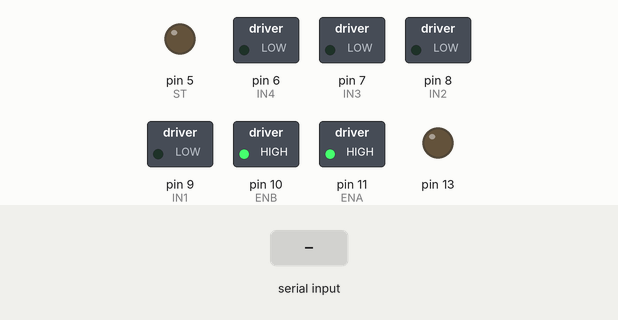
Simulated run of this sketch. Board: Arduino Uno, built with avr-gcc and run on an emulated ATmega328P. On the bench: switched loads named in the sketch (green lamp = pin HIGH), output pins drawn as LEDs (lit = HIGH). The inputs (shaded band) are chosen by the test bench. What the sketch prints to the serial monitor is not drawn.

Above: at 1.2 s.
1.3 s: "1" received over the second serial link
At 1.6 s:
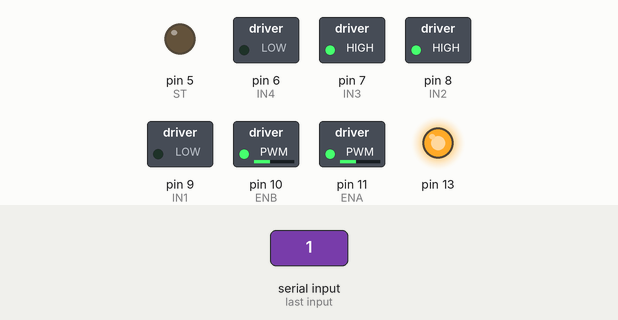
2.8 s: "3" received over the second serial link
At 3.9 s:
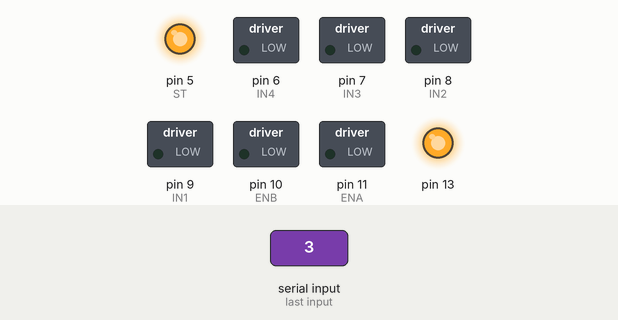
4.3 s: "4" received over the second serial link
At 5.0 s:
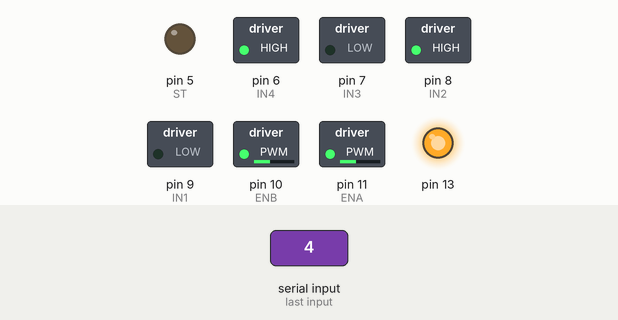
5.8 s: "5" received over the second serial link
At 6.2 s:
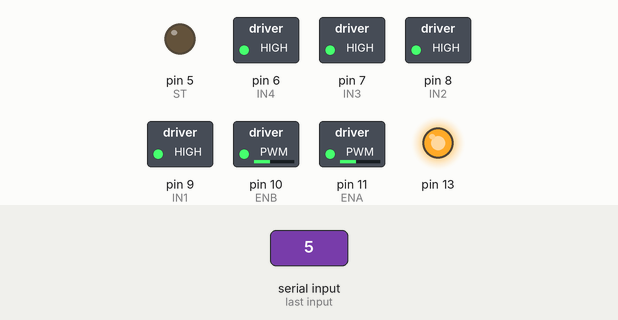
Timing chart, 0 to 8.3 s (numbered marks = the images above; inputs shaded):
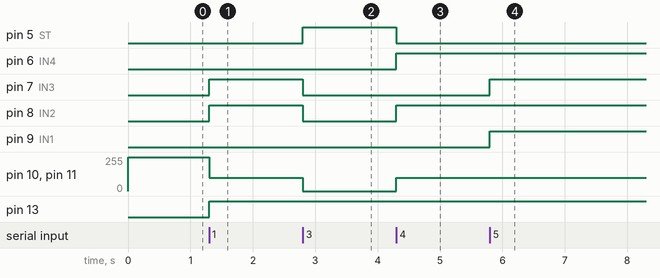

The sketch:

ComuBt.ino
```cpp
    #include <SoftwareSerial.h>
    #define IR 4
    #define RE 12
    #define ST 5
    #define DE 3
    #define DEBUG true

    SoftwareSerial HC06(0,1);
    int ENA=11;
    int IN1=9;
    int IN2=8;
    int ENB=10;
    int IN3=7;
    int IN4=6;
    int detection = HIGH;
    void derecha(int val){
      digitalWrite(ENA,HIGH);
      digitalWrite(ENB,HIGH);
      digitalWrite(IN1,HIGH);
      digitalWrite(IN3,HIGH);
      digitalWrite(ST,LOW);
      analogWrite(ENA,val);
      analogWrite(ENB,val);
    }
    void izquierda(int val){
    digitalWrite(ENA,HIGH);
    digitalWrite(ENB,HIGH);
    digitalWrite(IN2,HIGH);
    digitalWrite(IN4,HIGH);
    digitalWrite(ST,LOW);
    analogWrite(ENA,val);
    analogWrite(ENB,val);
    }
    void adelante(int val){
      digitalWrite(ENA,HIGH);
      digitalWrite(ENB,HIGH);
      digitalWrite(IN2,HIGH);
      digitalWrite(IN1,LOW);
      digitalWrite(IN3,HIGH);
      digitalWrite(IN4,LOW);
      digitalWrite(ST,LOW);
      analogWrite(ENA,val);
      analogWrite(ENB,val);
    }
     void parar(){
      analogWrite(ENA,0);
      analogWrite(ENB,0);
      digitalWrite(ENA,LOW);
      digitalWrite(ENB,LOW);
      digitalWrite(IN1,LOW);
      digitalWrite(IN2,LOW);
      digitalWrite(IN3,LOW);
      digitalWrite(IN4,LOW);
      digitalWrite(ST,HIGH);
      digitalWrite(RE,LOW);
    }
     boolean hayObstaculo(){
      detection = digitalRead(IR);
      if(detection == LOW){
        Serial.println("Hay un obstaculo!\n");
        return true;
      }
      else{
        Serial.println("No hay obstaculo!\n");
        return false;
      }
     }
     void atras(int val){

        digitalWrite(ENA,HIGH);
        digitalWrite(ENB,HIGH);
        digitalWrite(IN2,LOW);
        digitalWrite(IN1,HIGH);
        digitalWrite(IN3,LOW);
        digitalWrite(IN4,HIGH);
        digitalWrite(ST,LOW);
        digitalWrite(RE,HIGH);
        analogWrite(ENA,val);
        analogWrite(ENB,val);

    }
    void setup()
    {
      Serial.begin(9600);
      HC06.begin(9600); // your esp's baud rate might be different
      pinMode(ENA,OUTPUT);//output
      pinMode(ENB,OUTPUT);
      pinMode(DE,OUTPUT);
      pinMode(ST,OUTPUT);
      pinMode(RE,OUTPUT);
      pinMode(IN1,OUTPUT);
      pinMode(IN2,OUTPUT);
      pinMode(IN3,OUTPUT);
      pinMode(IN4,OUTPUT);
      pinMode(IR,INPUT);
      pinMode(12,OUTPUT);
      pinMode(13,OUTPUT);
      digitalWrite(ENA,LOW);
      digitalWrite(ENB,LOW);//stop driving
      digitalWrite(IN1,LOW);
      digitalWrite(IN2,LOW);//setting motorA's directon
      digitalWrite(IN3,LOW);
      digitalWrite(IN4,LOW);//setting motorB's directon
      analogWrite(ENA,255);//start driving motorA
      analogWrite(ENB,255);
    }
   char msg;
   int vel=100;
   boolean luz=false;
    void loop()
    {
      if(HC06.available()) // check if the esp is sending a message
      {
        digitalWrite(13,HIGH);
        msg=(HC06.read());
        Serial.println("Mensaje recibido: "+msg);
         if(msg =='1'){
           Serial.println("Avanzando: "+vel);
           adelante(vel);
         }
         if(msg == '2'){
            if(!hayObstaculo()){
            atras(vel);
            Serial.println("Retrocediendo: "+vel);
            }
         }
         if(msg == '3'){
          Serial.println("Detenido.");
          parar();
         }
         if(msg == '4'){
          Serial.println("Doblando a la izquierda: "+vel);
          izquierda(vel);
         }
         if(msg == '5'){
          Serial.println("Doblando a la derecha: "+vel);
          derecha(vel);
         }
         if(msg == '6'){
           vel=100;
         }
         if(msg == '7'){
           vel=150;
         }
         if(msg == '8'){
           vel=200;
         }
         if(msg == '9'){
           vel=255;
         }
         if(msg == '0'){
            if (luz){
              digitalWrite(DE,LOW);
              luz = false;
            }else{
              digitalWrite(DE,HIGH);
              luz = true;
            }
         }
      }
   }
```

Measured:
- after the input at 1.3 s, pin 7 (IN3), pin 8 (IN2), pin 13: LOW → HIGH at once; pin 10 (ENB), pin 11 (ENA): 255/255 → 100/255 at once
- after the input at 2.8 s, pin 5 (ST): LOW → HIGH at once; pin 7 (IN3), pin 8 (IN2): HIGH → LOW at once; pin 10 (ENB), pin 11 (ENA): 100/255 → 0/255 at once
- after the input at 4.3 s, pin 5 (ST): HIGH → LOW at once; pin 6 (IN4), pin 8 (IN2): LOW → HIGH at once; pin 10 (ENB), pin 11 (ENA): 0/255 → 100/255 at once
- after the input at 5.8 s, pin 7 (IN3), pin 9 (IN1): LOW → HIGH at once
